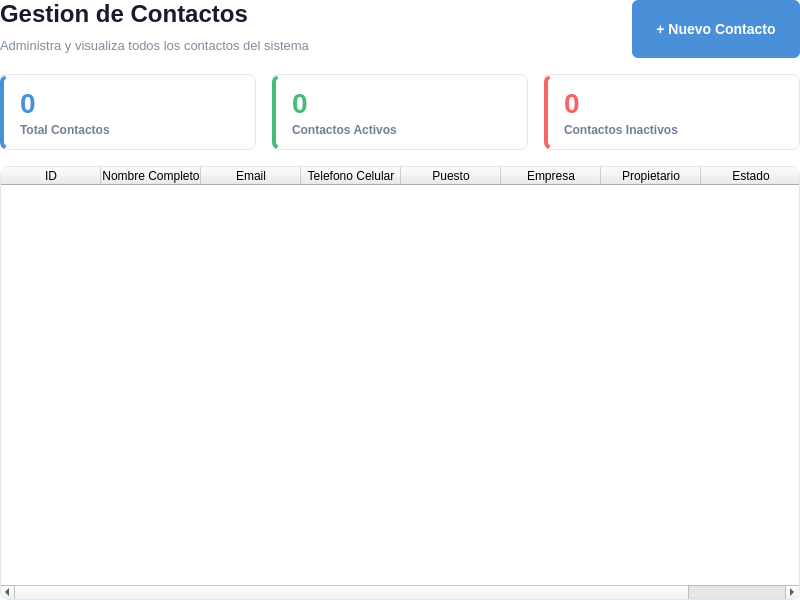
<?xml version="1.0" encoding="UTF-8"?>
<ui version="4.0">
 <class>ContactoList</class>
 <widget class="QWidget" name="ContactoList">
  <property name="geometry">
   <rect>
    <x>0</x>
    <y>0</y>
    <width>800</width>
    <height>600</height>
   </rect>
  </property>
  <property name="styleSheet">
   <string notr="true">
/* === GLOBAL === */
QWidget#ContactoList {
    background-color: transparent;
}

/* === HEADER === */
QLabel#listTitle {
    font-size: 24px;
    font-weight: bold;
    color: #1a1a2e;
}
QLabel#listSubtitle {
    font-size: 13px;
    color: #7f8c9b;
}

/* === BOTON NUEVO === */
QPushButton#btn_nuevo_contacto {
    background-color: #4a90d9;
    color: white;
    border: none;
    border-radius: 6px;
    font-size: 14px;
    font-weight: 600;
    padding: 10px 24px;
    min-height: 38px;
}
QPushButton#btn_nuevo_contacto:hover {
    background-color: #3a7bc8;
}
QPushButton#btn_nuevo_contacto:pressed {
    background-color: #2a6bb8;
}

/* === STAT CARDS === */
QFrame#cardTotal, QFrame#cardActivos, QFrame#cardInactivos {
    background-color: white;
    border: 1px solid #e2e8f0;
    border-radius: 8px;
}
QFrame#cardTotal {
    border-left: 4px solid #4a90d9;
}
QFrame#cardActivos {
    border-left: 4px solid #48bb78;
}
QFrame#cardInactivos {
    border-left: 4px solid #f56565;
}

QLabel#statValueTotal {
    font-size: 28px;
    font-weight: bold;
    color: #4a90d9;
}
QLabel#statValueActivos {
    font-size: 28px;
    font-weight: bold;
    color: #48bb78;
}
QLabel#statValueInactivos {
    font-size: 28px;
    font-weight: bold;
    color: #f56565;
}
QLabel#statLabelTotal, QLabel#statLabelActivos, QLabel#statLabelInactivos {
    font-size: 12px;
    color: #718096;
    font-weight: 500;
}

/* === TABLA === */
QTableWidget#tabla_contactos {
    background-color: white;
    border: 1px solid #e2e8f0;
    border-radius: 8px;
    gridline-color: #f0f2f5;
    font-size: 13px;
}
QTableWidget#tabla_contactos QHeaderView::section {
    background-color: #f7fafc;
    color: #2d3748;
    font-weight: bold;
    font-size: 13px;
    padding: 10px 8px;
    border: none;
    border-bottom: 2px solid #e2e8f0;
    border-right: 1px solid #f0f2f5;
}
QTableWidget#tabla_contactos QHeaderView::section:last {
    border-right: none;
}
QTableWidget#tabla_contactos::item {
    padding: 10px 8px;
    color: #2d3748;
    border-bottom: 1px solid #f0f2f5;
}
QTableWidget#tabla_contactos::item:selected {
    background-color: #ebf8ff;
    color: #2c5282;
}
QTableWidget#tabla_contactos::item:hover {
    background-color: #f7fafc;
}
   </string>
  </property>
  <layout class="QVBoxLayout" name="mainLayout">
   <property name="leftMargin"><number>0</number></property>
   <property name="topMargin"><number>0</number></property>
   <property name="rightMargin"><number>0</number></property>
   <property name="bottomMargin"><number>0</number></property>
   <property name="spacing"><number>16</number></property>

   <!-- HEADER -->
   <item>
    <layout class="QHBoxLayout" name="headerLayout">
     <item>
      <layout class="QVBoxLayout" name="titleLayout">
       <property name="spacing"><number>4</number></property>
       <item>
        <widget class="QLabel" name="listTitle">
         <property name="text"><string>Gestion de Contactos</string></property>
        </widget>
       </item>
       <item>
        <widget class="QLabel" name="listSubtitle">
         <property name="text"><string>Administra y visualiza todos los contactos del sistema</string></property>
        </widget>
       </item>
      </layout>
     </item>
     <item>
      <spacer name="headerSpacer">
       <property name="orientation"><enum>Qt::Horizontal</enum></property>
       <property name="sizeHint" stdset="0">
        <size><width>40</width><height>20</height></size>
       </property>
      </spacer>
     </item>
     <item>
      <widget class="QPushButton" name="btn_nuevo_contacto">
       <property name="text"><string>+ Nuevo Contacto</string></property>
       <property name="cursor"><cursorShape>PointingHandCursor</cursorShape></property>
      </widget>
     </item>
    </layout>
   </item>

   <!-- STAT CARDS -->
   <item>
    <layout class="QHBoxLayout" name="statsLayout">
     <property name="spacing"><number>16</number></property>
     <item>
      <widget class="QFrame" name="cardTotal">
       <property name="maximumSize"><size><width>16777215</width><height>80</height></size></property>
       <layout class="QVBoxLayout" name="cardTotalLayout">
        <property name="leftMargin"><number>16</number></property>
        <property name="topMargin"><number>12</number></property>
        <property name="rightMargin"><number>16</number></property>
        <property name="bottomMargin"><number>12</number></property>
        <property name="spacing"><number>4</number></property>
        <item>
         <widget class="QLabel" name="statValueTotal">
          <property name="text"><string>0</string></property>
         </widget>
        </item>
        <item>
         <widget class="QLabel" name="statLabelTotal">
          <property name="text"><string>Total Contactos</string></property>
         </widget>
        </item>
       </layout>
      </widget>
     </item>
     <item>
      <widget class="QFrame" name="cardActivos">
       <property name="maximumSize"><size><width>16777215</width><height>80</height></size></property>
       <layout class="QVBoxLayout" name="cardActivosLayout">
        <property name="leftMargin"><number>16</number></property>
        <property name="topMargin"><number>12</number></property>
        <property name="rightMargin"><number>16</number></property>
        <property name="bottomMargin"><number>12</number></property>
        <property name="spacing"><number>4</number></property>
        <item>
         <widget class="QLabel" name="statValueActivos">
          <property name="text"><string>0</string></property>
         </widget>
        </item>
        <item>
         <widget class="QLabel" name="statLabelActivos">
          <property name="text"><string>Contactos Activos</string></property>
         </widget>
        </item>
       </layout>
      </widget>
     </item>
     <item>
      <widget class="QFrame" name="cardInactivos">
       <property name="maximumSize"><size><width>16777215</width><height>80</height></size></property>
       <layout class="QVBoxLayout" name="cardInactivosLayout">
        <property name="leftMargin"><number>16</number></property>
        <property name="topMargin"><number>12</number></property>
        <property name="rightMargin"><number>16</number></property>
        <property name="bottomMargin"><number>12</number></property>
        <property name="spacing"><number>4</number></property>
        <item>
         <widget class="QLabel" name="statValueInactivos">
          <property name="text"><string>0</string></property>
         </widget>
        </item>
        <item>
         <widget class="QLabel" name="statLabelInactivos">
          <property name="text"><string>Contactos Inactivos</string></property>
         </widget>
        </item>
       </layout>
      </widget>
     </item>
    </layout>
   </item>

   <!-- TABLA DE CONTACTOS -->
   <item>
    <widget class="QTableWidget" name="tabla_contactos">
     <property name="editTriggers"><set>QAbstractItemView::NoEditTriggers</set></property>
     <property name="selectionMode"><enum>QAbstractItemView::SingleSelection</enum></property>
     <property name="selectionBehavior"><enum>QAbstractItemView::SelectRows</enum></property>
     <property name="showGrid"><bool>true</bool></property>
     <property name="columnCount"><number>8</number></property>
     <column><property name="text"><string>ID</string></property></column>
     <column><property name="text"><string>Nombre Completo</string></property></column>
     <column><property name="text"><string>Email</string></property></column>
     <column><property name="text"><string>Telefono Celular</string></property></column>
     <column><property name="text"><string>Puesto</string></property></column>
     <column><property name="text"><string>Empresa</string></property></column>
     <column><property name="text"><string>Propietario</string></property></column>
     <column><property name="text"><string>Estado</string></property></column>
    </widget>
   </item>

  </layout>
 </widget>
 <resources/>
 <connections/>
</ui>
